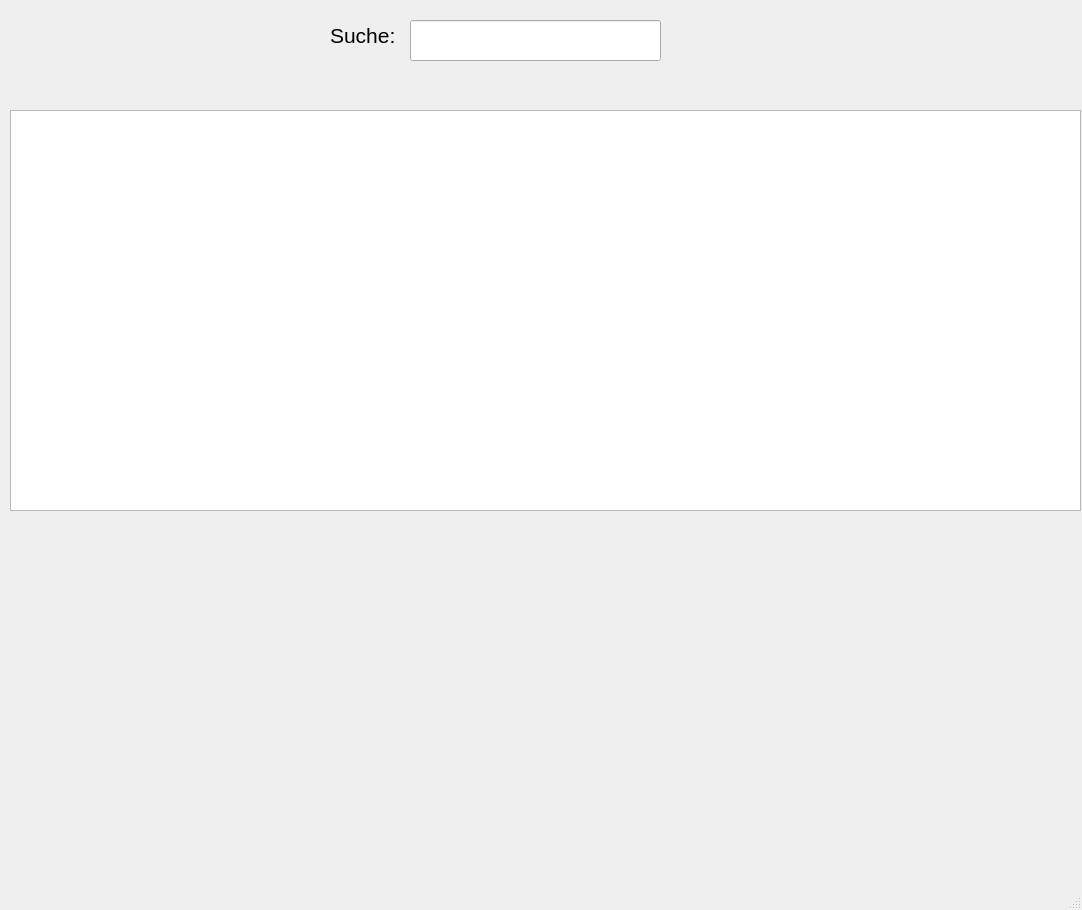
<?xml version="1.0" encoding="UTF-8"?>
<ui version="4.0">
 <class>MainWindow</class>
 <widget class="QMainWindow" name="MainWindow">
  <property name="geometry">
   <rect>
    <x>0</x>
    <y>0</y>
    <width>1082</width>
    <height>910</height>
   </rect>
  </property>
  <property name="windowTitle">
   <string>Buchungsverwaltung</string>
  </property>
  <widget class="QWidget" name="centralwidget">
   <widget class="QLineEdit" name="le_suche">
    <property name="geometry">
     <rect>
      <x>410</x>
      <y>20</y>
      <width>251</width>
      <height>41</height>
     </rect>
    </property>
    <property name="font">
     <font>
      <pointsize>16</pointsize>
     </font>
    </property>
   </widget>
   <widget class="QLabel" name="label">
    <property name="geometry">
     <rect>
      <x>330</x>
      <y>20</y>
      <width>71</width>
      <height>31</height>
     </rect>
    </property>
    <property name="font">
     <font>
      <pointsize>16</pointsize>
     </font>
    </property>
    <property name="text">
     <string>Suche:</string>
    </property>
   </widget>
   <widget class="QTableView" name="tbv_kunden">
    <property name="geometry">
     <rect>
      <x>10</x>
      <y>110</y>
      <width>1071</width>
      <height>401</height>
     </rect>
    </property>
    <property name="font">
     <font>
      <pointsize>16</pointsize>
     </font>
    </property>
   </widget>
  </widget>
  <widget class="QStatusBar" name="statusbar"/>
 </widget>
 <resources/>
 <connections/>
</ui>
